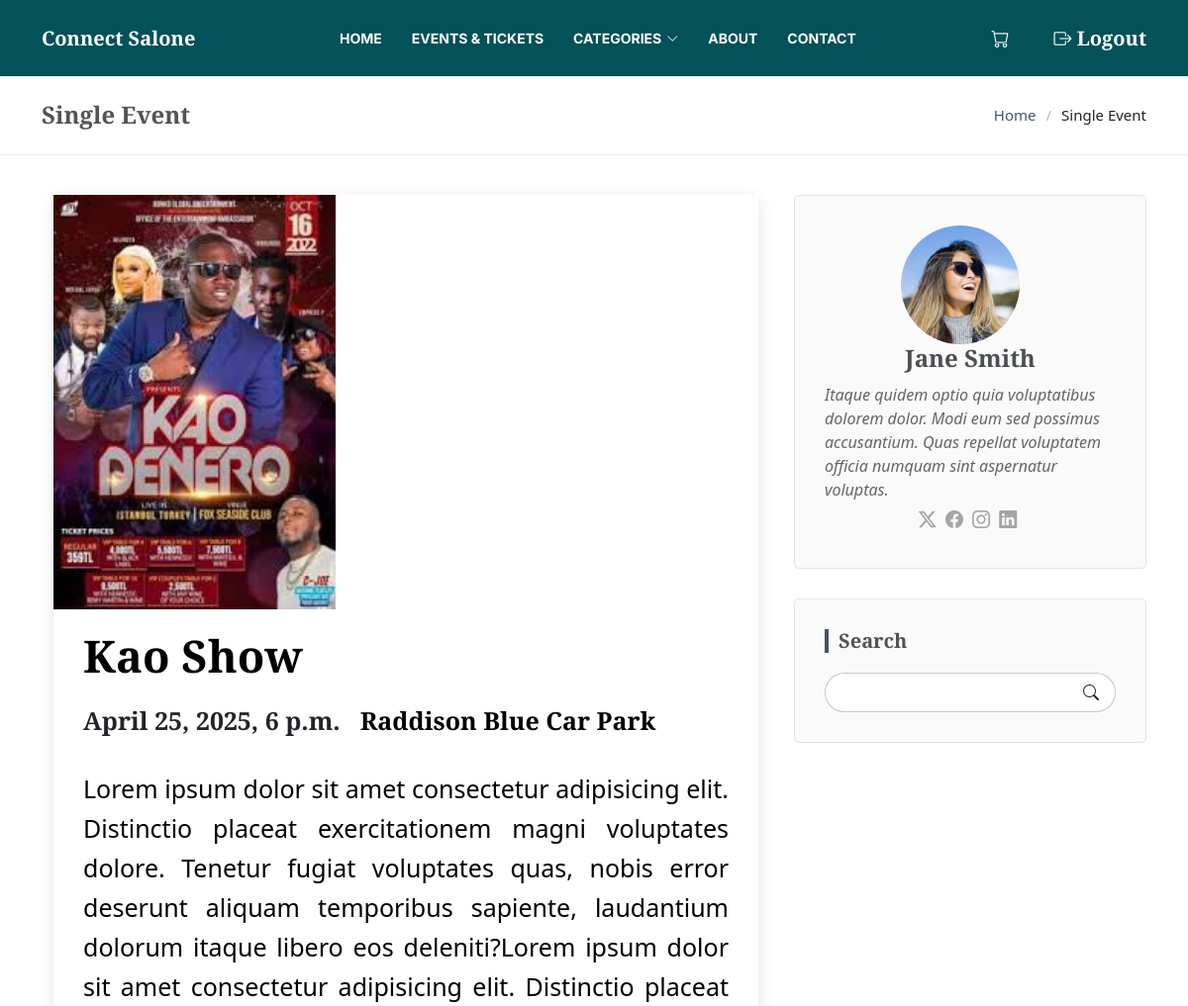
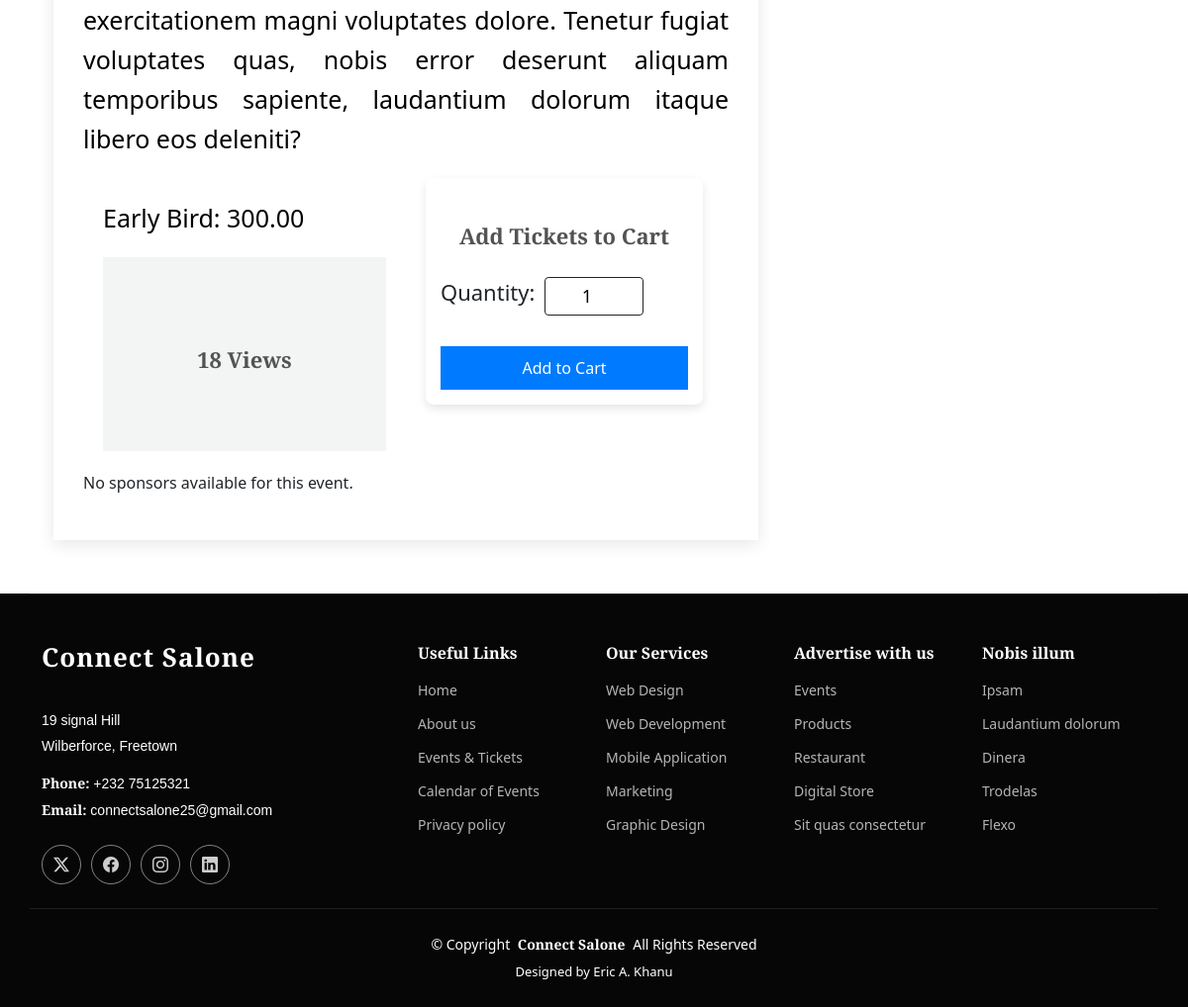
The page /single-event/5 (signed in) on the database its author committed (2 pictures, top to bottom).
### events/models.py (models this page shows, shortened)
class Event(models.Model):
    event_name = models.CharField(max_length=200)
    event_description = models.TextField()
    event_type = models.CharField(
        max_length=100,
        choices=[('concert', 'Concert'), ('conference', 'Conference'), ('sports', 'Sports'), ('theatre', 'Theatre')]
    )
    event_date = models.DateTimeField()
    event_location = models.CharField(max_length=255)
    event_status = models.CharField(
        max_length=20,
        choices=[('upcoming', 'Upcoming'), ('sold_out', 'Sold Out'), ('canceled', 'Canceled'), ('normal', 'Normal')],
        default='upcoming'
    )
    event_image = models.ImageField(upload_to='event_images/', null=True, blank=True)
    early_bird_price = models.DecimalField(max_digits=10, decimal_places=2)
    normal_price = models.DecimalField(max_digits=10, decimal_places=2)
    early_bird_end = models.DateTimeField(null=True, blank=True)
    video_url = models.URLField(max_length=500, null=True, blank=True)
    video_file = models.FileField(upload_to='event_videos/', null=True, blank=True)
    event_logo = models.ImageField(upload_to='event_logos/', null=True, blank=True)
    event_created_at = models.DateTimeField(auto_now_add=True)
    event_updated_at = models.DateTimeField(auto_now=True)
    sponsorers = models.ManyToManyField(Sponsorer, related_name="events", blank=True)
    view_count = models.PositiveIntegerField(default=0)  # Corrected
    def increment_count(self):
        Event.objects.filter(id=self.id).update(view_count=models.F('view_count') + 1)
    class Meta:
        verbose_name = 'Event'
        verbose_name_plural = 'Events'

### events/views.py (the view)
# urls.py: path('single-event/<event_id>', single_event, name='single-event'),
@login_required
def single_event(request, event_id):
    event = get_object_or_404(Event, id=event_id)
    if not request.session.session_key:
        request.session.create()
    event.increment_count()
    if not EventView.objects.filter(
        event=event,
        user=request.user if request.user.is_authenticated else None,
        session_key=request.session.session_key if not request.user.is_authenticated else None
    ).exists():
        EventView.objects.create(
            event=event,
            user=request.user if request.user.is_authenticated else None,
            session_key=request.session.session_key if not request.user.is_authenticated else None
        )
    tickets = event.event_tickets.all()
    cart_count = 0
    if request.user.is_authenticated:
        cart = Cart.objects.filter(user=request.user, is_paid=False).first()
        if cart:
            cart_count = cart.cart_count
    else:
        session_cart = request.session.get('cart', {})
        cart_count = sum(item['quantity'] for item in session_cart.values())
    sponsors = event.sponsorers.all()
    return render(request, 'events/single-event.html', {
        'event': event,
        'tickets': tickets,
        'cart_count': cart_count,
        'sponsors': sponsors,  # Pass the sponsors to the template
    })

### events/templates/events/single-event.html (shortened to what this page needs)
{% extends "events/base.html" %} {% load static %} {% block content %}
<main class="main">
  <div class="page-title">
    <div class="container d-lg-flex justify-content-between align-items-center">
      <h1 class="mb-2 mb-lg-0">Single Event</h1>
      <nav class="breadcrumbs">
        <ol>
          <li><a href="index.html">Home</a></li>
          <li class="current">Single Event</li>
        </ol>
      </nav>
    </div>
  </div>
  <div class="container">
    <div class="row">
      <div class="col-lg-8">
        <section id="blog-details" class="blog-details section">
          <div class="container">
            <article class="article">
              <div class="post-img">
                <img
                  src="{{ event.event_image.url|default_if_none:'/static/default-event.png' }}"
                  class="img-fluid"
                  alt=""
                />
              </div>
              <h2 class="event-title">{{ event.event_name }}</h2>
              <div class="date-time">
                <div class="meta-top">
                  <ul>
                    <li class="d-flex align-items-center">
                      <time datetime="2020-01-01"> {{ event.event_date}}</time>
                    </li>
                    <li class="d-flex align-items-center">
                      <a href="#"> {{event.event_location }}</a>
                    </li>
                  </ul>
                </div>
              </div>
              <div class="content description">
                <p>{{ event.event_description }}</p>
                <div class="ticket-info">
                  <div class="ticket-price">
                    {% if event.early_bird_price %}
                    <p class="early-bird">
                      Early Bird: {{ event.early_bird_price }} &nbsp;
                      <blockquote>
                        <p>
                          <h3>{{ event.view_count }} Views</h3>
                        </p>
                      </blockquote>
                    </p>
                    {% else %}
                    <p class="normal-price">
                      Ticket Price: {{ event.normal_price }}
                    </p>
                    {% endif %}
                  </div>
                  <div class="ticket-purchase">
                    {% if request.user.is_authenticated %}
                    <div class="cart-card">
                      <h3>Add Tickets to Cart</h3>
                      <div class="ticket-quantity-container">
                        <label for="ticket-quantity" class="quantity-label"
                          >Quantity:</label
                        >
                        <input
                          type="number"
                          id="ticket-quantity"
                          name="quantity"
                          value="1"
                          min="1"
                          class="quantity-input"
                        />
                      </div>
                      <button
                        onclick="addToCart({{ event.id }})"
                        class="add-to-cart-button"
                      >
                        Add to Cart
                      </button>
                    </div>
                    {% endif %}
                  </div>
                </div>
              </div>
              <div class="sponsorers">
                {% if sponsors %}
                <div class="meta-bottom">
                  <h3 class="sponsor-title">Sponsors</h3>
                  <hr>
                  <div class="sponsors-row">
                    {% for sponsor in sponsors %}
                    <div class="sponsor-item">
                      <img
                        src="{{ sponsor.logo.url }}"
                        alt="{{ sponsor.name }}"
                        class="sponsor-logo"
                      />
                    </div>
                    {% endfor %}
                  </div>
                </div>
                {% else %}
                <p>No sponsors available for this event.</p>
                {% endif %}
              </div>
            </article>
          </div>
        </section>
      </div>
      <div class="col-lg-4 sidebar">
        <div class="widgets-container">
          <div class="blog-author-widget widget-item">
            <div class="d-flex flex-column align-items-center">
              <img
                src="assets/img/blog/blog-author.jpg"
                class="rounded-circle flex-shrink-0"
                alt=""
              />
              <h4>Jane Smith</h4>
              <p>
                Itaque quidem optio quia voluptatibus dolorem dolor. Modi eum
                sed possimus accusantium. Quas repellat voluptatem officia
                numquam sint aspernatur voluptas.
              </p>
              <div class="social-links">
                <a href="https://x.com/#"><i class="bi bi-twitter-x"></i></a>
                <a href="https://facebook.com/#"
                  ><i class="bi bi-facebook"></i
                ></a>
                <a href="https://instagram.com/#"
                  ><i class="biu bi-instagram"></i
                ></a>
                <a href="https://linkedin.com/#"
                  ><i class="biu bi-linkedin"></i
                ></a>
              </div>
            </div>
          </div>
          <div class="search-widget widget-item">
            <h3 class="widget-title">Search</h3>
            <form action="">
              <input type="text" />
              <button type="submit" title="Search">
                <i class="bi bi-search"></i>
              </button>
            </form>
          </div>
        </div>
      </div>
    </div>
  </div>
</main>
{% endblock %}

### events/templates/events/single-event.html (style rules this page uses)
.ticket-info { display: flex; justify-content: space-between; margin-top: 20px; }
.ticket-price, .ticket-purchase { flex: 1; padding: 0 20px; }
img.img-fluid { width: 40%; max-width: 40%; height: auto; object-fit: cover; }
.ticket-quantity-container { display: flex; align-items: center; margin-top: 10px; }
.quantity-label { font-size: 22px; margin-right: 10px; font-weight: 500; }
.quantity-input { font-size: 18px; width: 60px; padding: 5px; text-align: center; }
.add-to-cart-button { display: block; width: 100%; padding: 10px; margin-top: 20px; background-color: #007bff; color: white; border: none; font-size: 16px; cursor: pointer; }
.event-title { font-size: 32px; font-weight: bold; margin-bottom: 20px; font-size: 45px; color: black; }
.date-time .meta-top ul li { font-size: 25px; margin-bottom: 10px; font-weight: 700; }
.date-time .meta-top ul li a { color: black; margin-left: 20px; }
.description p { font-size: 25px; line-height: 1.6; margin-top: 20px; text-align: justify; color: black; }

### rows shown on the page
Event: event_image (picture), event_name "Kao Show", event_date "April 25, 2025, 6 p.m.", event_location "Raddison Blue Car Park", event_description "Lorem ipsum dolor sit amet consectetur adipisicing elit. Distinctio placeat exercitationem magni voluptates dolore. Tenetur fugiat voluptates quas, nobis error deserunt aliquam temporibus sapiente, laudantium dolorum itaque libero eos deleniti?Lorem ipsum dolor sit amet consectetur adipisicing elit. Distinctio placeat exercitationem magni voluptates dolore. Tenetur fugiat voluptates quas, nobis error deserunt aliquam temporibus sapiente, laudantium dolorum itaque libero eos deleniti?", early_bird_price "300.00", view_count "18"
